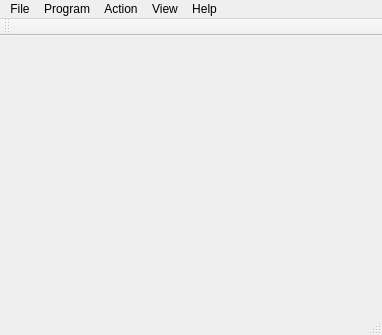
<?xml version="1.0" encoding="UTF-8"?>
<ui version="4.0">
 <class>MainWindow</class>
 <widget class="QMainWindow" name="MainWindow">
  <property name="geometry">
   <rect>
    <x>0</x>
    <y>0</y>
    <width>382</width>
    <height>335</height>
   </rect>
  </property>
  <property name="windowTitle">
   <string>MainWindow</string>
  </property>
  <widget class="QWidget" name="centralWidget">
   <layout class="QGridLayout" name="gridLayout" rowstretch="0">
    <property name="bottomMargin">
     <number>0</number>
    </property>
    <item row="0" column="0">
     <layout class="QGridLayout" name="imageLayout"/>
    </item>
   </layout>
  </widget>
  <widget class="QMenuBar" name="menuBar">
   <property name="geometry">
    <rect>
     <x>0</x>
     <y>0</y>
     <width>382</width>
     <height>21</height>
    </rect>
   </property>
   <widget class="QMenu" name="menuFile">
    <property name="title">
     <string>File</string>
    </property>
    <addaction name="actionConfigure"/>
    <addaction name="actionSave_Pixy_parameters"/>
    <addaction name="actionLoad_Pixy_parameters"/>
    <addaction name="actionRestore_default_parameters"/>
    <addaction name="actionSave_Image"/>
    <addaction name="actionExit"/>
   </widget>
   <widget class="QMenu" name="menuHelp">
    <property name="title">
     <string>Help</string>
    </property>
    <addaction name="actionHelp"/>
    <addaction name="actionAbout"/>
   </widget>
   <widget class="QMenu" name="menuAction">
    <property name="title">
     <string>Action</string>
    </property>
    <addaction name="actionPlay_Pause"/>
   </widget>
   <widget class="QMenu" name="menuView">
    <property name="title">
     <string>View</string>
    </property>
    <addaction name="actionConsole"/>
    <addaction name="separator"/>
   </widget>
   <widget class="QMenu" name="menuProgram">
    <property name="title">
     <string>Program</string>
    </property>
   </widget>
   <addaction name="menuFile"/>
   <addaction name="menuProgram"/>
   <addaction name="menuAction"/>
   <addaction name="menuView"/>
   <addaction name="menuHelp"/>
  </widget>
  <widget class="QStatusBar" name="statusBar"/>
  <widget class="QToolBar" name="toolBar">
   <property name="windowTitle">
    <string>toolBar</string>
   </property>
   <attribute name="toolBarArea">
    <enum>TopToolBarArea</enum>
   </attribute>
   <attribute name="toolBarBreak">
    <bool>false</bool>
   </attribute>
  </widget>
  <action name="actionExit">
   <property name="text">
    <string>Exit</string>
   </property>
  </action>
  <action name="actionSave_Image">
   <property name="enabled">
    <bool>true</bool>
   </property>
   <property name="text">
    <string>Save Image</string>
   </property>
  </action>
  <action name="actionPlay_Pause">
   <property name="text">
    <string>Run/Stop</string>
   </property>
   <property name="toolTip">
    <string>Run/stop</string>
   </property>
  </action>
  <action name="actionHelp">
   <property name="enabled">
    <bool>true</bool>
   </property>
   <property name="text">
    <string>Help...</string>
   </property>
  </action>
  <action name="actionAbout">
   <property name="text">
    <string>About...</string>
   </property>
  </action>
  <action name="actionConfigure">
   <property name="text">
    <string>Configure...</string>
   </property>
   <property name="toolTip">
    <string>Configure parameters</string>
   </property>
  </action>
  <action name="actionProgram">
   <property name="text">
    <string>Program...</string>
   </property>
  </action>
  <action name="actionRaw_video">
   <property name="text">
    <string>Raw video</string>
   </property>
   <property name="toolTip">
    <string>Display raw video</string>
   </property>
  </action>
  <action name="actionCooked_video">
   <property name="text">
    <string>Cooked video</string>
   </property>
   <property name="toolTip">
    <string>Display cooked (processed) video</string>
   </property>
  </action>
  <action name="actionDefault_program">
   <property name="text">
    <string>Default program</string>
   </property>
  </action>
  <action name="actionSave_Pixy_parameters">
   <property name="text">
    <string>Save Pixy parameters...</string>
   </property>
  </action>
  <action name="actionLoad_Pixy_parameters">
   <property name="text">
    <string>Load Pixy parameters...</string>
   </property>
  </action>
  <action name="actionConsole">
   <property name="checkable">
    <bool>true</bool>
   </property>
   <property name="text">
    <string>Console</string>
   </property>
  </action>
  <action name="actionRestore_default_parameters">
   <property name="text">
    <string>Restore default parameters</string>
   </property>
  </action>
 </widget>
 <layoutdefault spacing="6" margin="11"/>
 <resources/>
 <connections/>
</ui>
